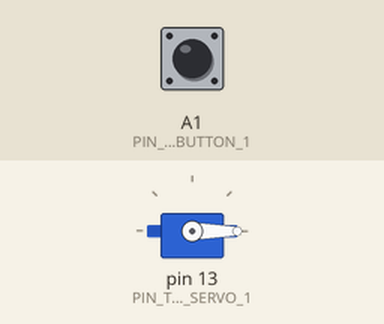
The sketch below on a simulated Arduino Uno, built with avr-gcc and run on an emulated ATmega328P. On the bench: servo. The inputs (shaded band) are chosen by the test bench; at power-on: A1 (PIN_TYPE_BUTTON_1) HIGH.

Above: at 1.2 s.
1.3 s: A1 (PIN_TYPE_BUTTON_1) pulled LOW for 3.2 s
At 3.1 s:
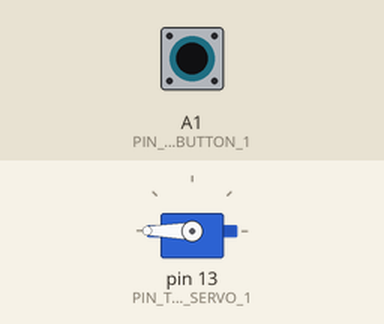
6.8 s: A1 (PIN_TYPE_BUTTON_1) pulled LOW for 0.15 s
At 8.6 s:
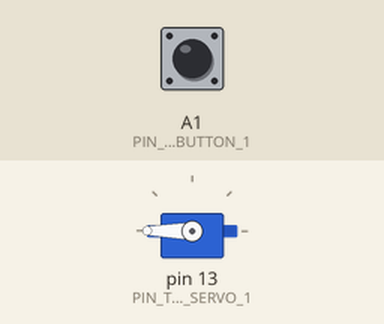
9.9 s: A1 (PIN_TYPE_BUTTON_1) pulled LOW for 1 s
At 13.1 s:
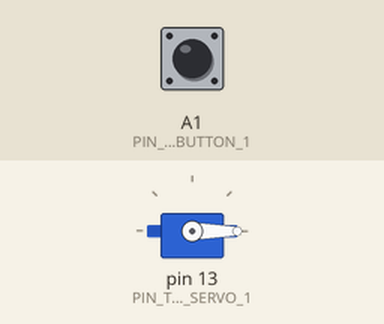
Timing chart, 0 to 14.6 s (numbered marks = the images above; inputs shaded):
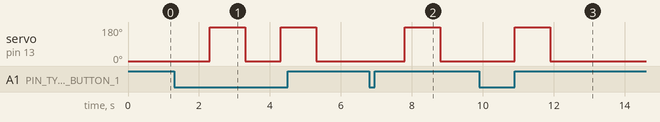

Measured:
- after the input at 1.3 s, servo on pin 13 (PIN_TYPE_SERVO_1): alternates 180° for 1.0 s and 0° for 1.0 s, starting after 1.0 s
- after the input at 6.8 s, servo on pin 13 (PIN_TYPE_SERVO_1): 0° → 180° after 1.0 s, → 0° 1.0 s later
- after the input at 9.9 s, servo on pin 13 (PIN_TYPE_SERVO_1): 0° → 180° after 1.0 s, → 0° 1.0 s later

The sketch:

Servo-Rotate-Button-Control.ino
```cpp
#include "Common.h"
void setup()
{
  initAll();
}

void loop()
{
  b1.push(onPush);
}

void onPush()
{
  s1.move();
}
```

Common.h
```cpp
#include "uButton.h"
#include "uServo.h"
#include "uSwitch.h"

#define PIN_TYPE_SERVO_1 13
#define PIN_TYPE_SWITCH_1 2
#define PIN_TYPE_BUTTON_1 A1

TButton b1;
TSwitch w1;
TServo s1,s2;

void initAll()
{
  w1.init(PIN_TYPE_SWITCH_1);
  b1.init(PIN_TYPE_BUTTON_1);
  s1.init(PIN_TYPE_SERVO_1);
}
```

uButton.h
```cpp
class TButton
{
  private:
  int _button1 = 7;

  public:
  void init(int button1);
  void push(void onPush());
};

void TButton::init(int button1)
{
  _button1 = button1;

  pinMode(_button1,INPUT_PULLUP);
}

void TButton::push(void onPush())
{
  if(digitalRead(_button1) == LOW)
  {
    onPush();
  }
}
```

uServo.h
```cpp
#include <Servo.h>
#include <Wire.h>

class TServo
{
  private:
  int _servopin = 11;

  Servo myservo;

  public:
  void init(int servopin);
  void move();
};

void TServo::init(int servopin)
{
  _servopin = servopin;
  myservo.attach(_servopin);
  pinMode(_servopin,INPUT_PULLUP);
  myservo.write(0);
}

void TServo::move()
{
  myservo.write(0);
  delay(1000);
  myservo.write(180);
  delay(1000);
  myservo.write(0);
}
```

uSwitch.h
```cpp
class TSwitch
{
  private:
  int PIN_SWITCH_1 = 2;

  public:
  void init(int aSwitch);
  void push(void onPush());
};

void TSwitch::init(int aSwitch)
{
  PIN_SWITCH_1 = aSwitch;
  pinMode(PIN_SWITCH_1,INPUT_PULLUP);
}

void TSwitch::push(void onPush())
{
  if(digitalRead(PIN_SWITCH_1) == LOW)
  {
    onPush();
  }
}
```
